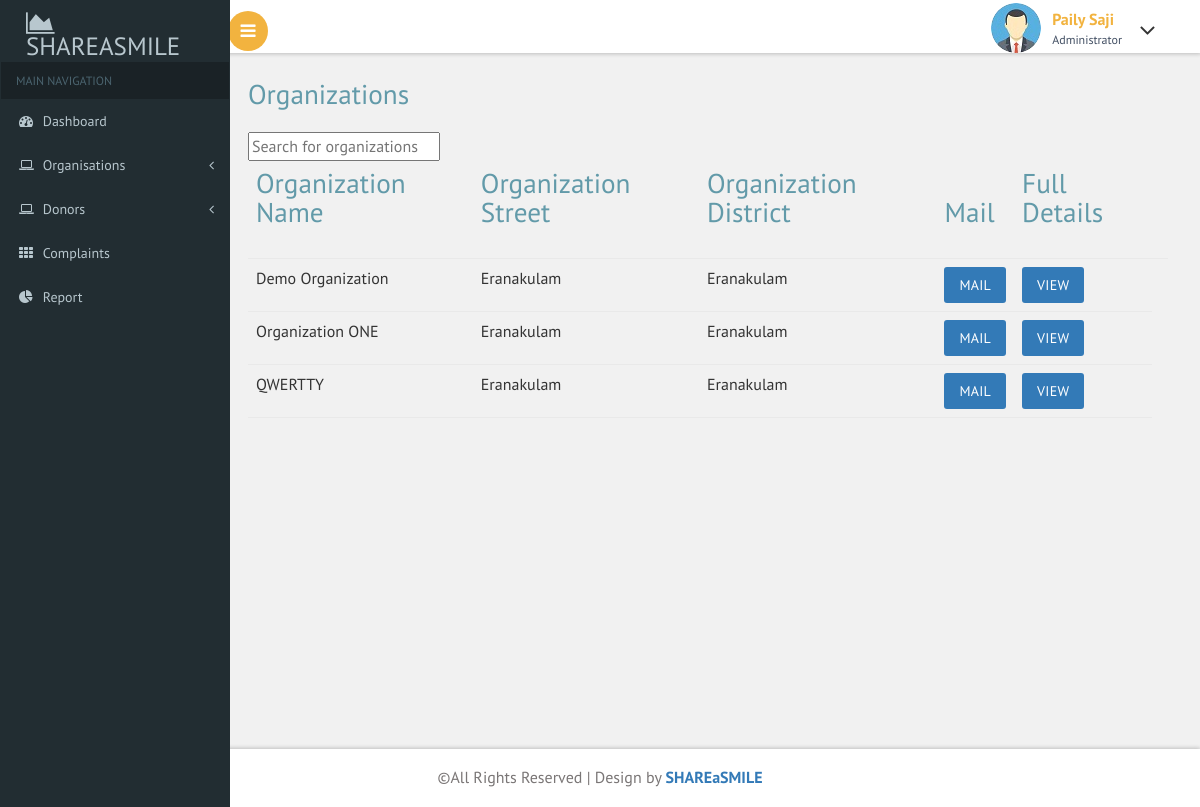
The page /admin/organizationdetails.php on the database as committed earlier.
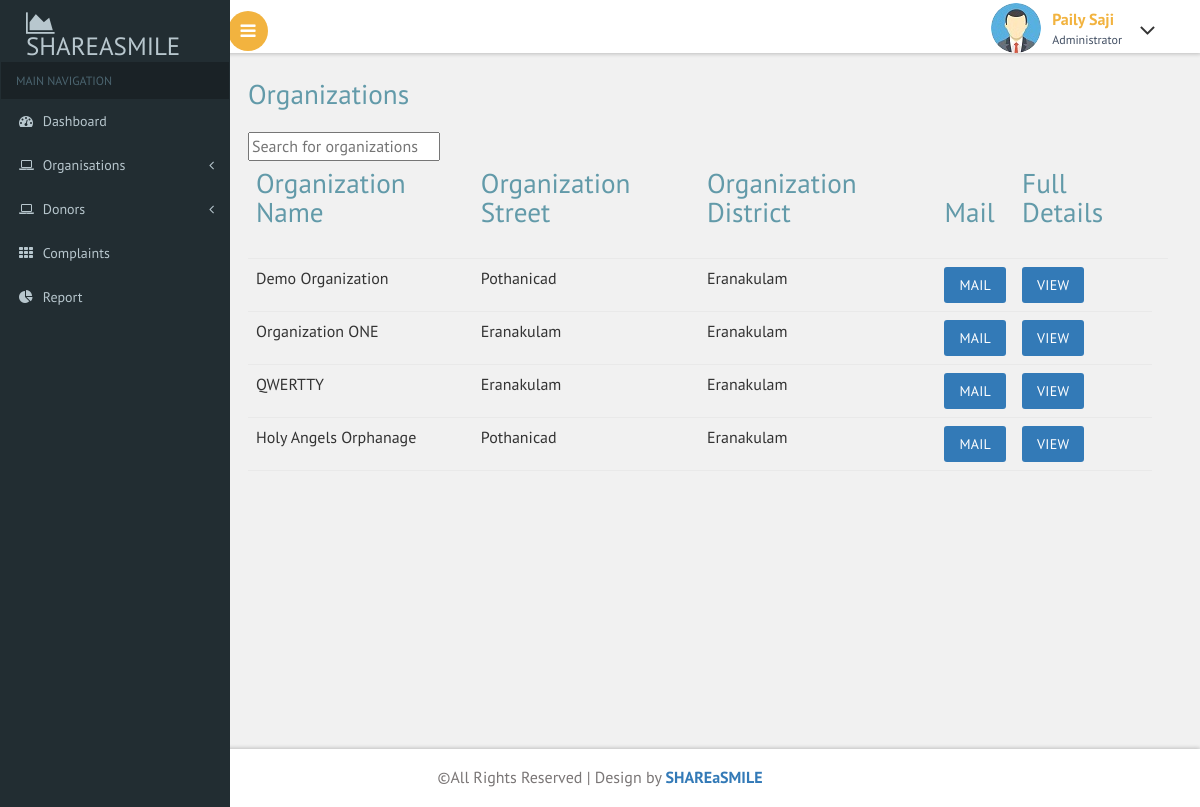
The same page on the database as committed later.
### tables this page shows
CREATE TABLE `registration_organisation` (
  `full_name` varchar(100) NOT NULL,
  `email` varchar(100) NOT NULL,
  `phone` varchar(20) NOT NULL,
  `street` varchar(100) NOT NULL,
  `district` varchar(100) NOT NULL,
  `pincode` varchar(10) NOT NULL,
  `organisation_id` int(11) NOT NULL,
  `organisation_name` varchar(100) NOT NULL,
  `organisation_email` varchar(100) NOT NULL,
  `organisation_phone` varchar(20) NOT NULL,
  `organisation_street` varchar(100) NOT NULL,
  `organistion_district` varchar(100) NOT NULL,
  `organisation_pincode` varchar(10) NOT NULL,
  `organisation_licence_number` varchar(50) NOT NULL,
  `organisation_licence_file` varchar(200) NOT NULL,
  `verify_status` int(11) NOT NULL
);

### admin/organizationdetails.php (the view, shortened to what this page needs)
<?php
include("header.php");
?>
<div id="page-wrapper">
    <div class="main-page">
        <h2 class="title1">Organizations</h2>
        <input type="text" id="searchInput" placeholder="Search for organizations">
        <table class="table table-hover">
            <thead>
                <th>
                    <h2 class="title1">Organization Name</h2>
                </th>
                <th>
                    <h2 class="title1">Organization Street</h2>
                </th>
                <th>
                    <h2 class="title1">Organization District</h2>
                </th>
                <th>
                    <h2 class="title1">Mail</h2>
                </th>
                <th>
                    <h2 class="title1">Full Details</h2>
                </th>
                <th></th>
            </thead>
            <tbody>
                <?php
                require("connect.php");
                $sql = "SELECT * FROM registration_organisation WHERE verify_status=1";
                $res = mysqli_query($conn, $sql);
                if (mysqli_num_rows($res) > 0) {
                    while ($row = mysqli_fetch_assoc($res)) {
                        ?>
                        <tr class="organization-row">
                            <td><?php echo $row['organisation_name'] ?></td>
                            <td><?php echo $row['organisation_street'] ?></td>
                            <td><?php echo $row['organistion_district'] ?></td>
                            <td><a class="btn btn-primary" href="composeemail.php?email=<?php echo $row['organisation_email']?>">Mail</a></td>
                            <td><a class="btn btn-primary" href="showdetailsapprove.php?email=<?php echo $row['organisation_email']?>">View</a></td>
                        </tr>
                    <?php
                    }
                }
                ?>
            </tbody>
        </table>
    </div>
</div>
<?php
include("footer.php");
?>

Rows that differ between the two databases and show on the page:
changed registration_organisation "Demo Organization": organisation_street "Eranakulam" → "Pothanicad"
added registration_organisation: organisation_name "Holy Angels Orphanage", organisation_street "Pothanicad", organistion_district "Eranakulam"
